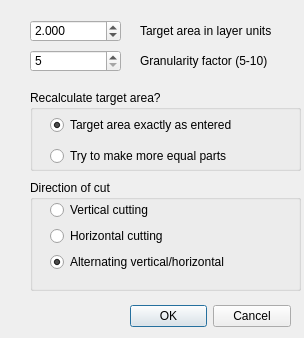
<?xml version="1.0" encoding="UTF-8"?>
<ui version="4.0">
 <class>polygonsplitter</class>
 <widget class="QDialog" name="polygonsplitter">
  <property name="windowModality">
   <enum>Qt::ApplicationModal</enum>
  </property>
  <property name="geometry">
   <rect>
    <x>0</x>
    <y>0</y>
    <width>304</width>
    <height>338</height>
   </rect>
  </property>
  <property name="windowTitle">
   <string>Split polygons into equal area parts</string>
  </property>
  <widget class="QDialogButtonBox" name="buttonBox">
   <property name="geometry">
    <rect>
     <x>130</x>
     <y>300</y>
     <width>161</width>
     <height>32</height>
    </rect>
   </property>
   <property name="orientation">
    <enum>Qt::Horizontal</enum>
   </property>
   <property name="standardButtons">
    <set>QDialogButtonBox::Cancel|QDialogButtonBox::Ok</set>
   </property>
  </widget>
  <widget class="QLabel" name="label">
   <property name="geometry">
    <rect>
     <x>140</x>
     <y>20</y>
     <width>151</width>
     <height>21</height>
    </rect>
   </property>
   <property name="toolTip">
    <string/>
   </property>
   <property name="text">
    <string>Target area in layer units</string>
   </property>
  </widget>
  <widget class="QLabel" name="label_2">
   <property name="geometry">
    <rect>
     <x>140</x>
     <y>50</y>
     <width>141</width>
     <height>21</height>
    </rect>
   </property>
   <property name="text">
    <string>Granularity factor (5-10)</string>
   </property>
  </widget>
  <widget class="QGroupBox" name="groupBox">
   <property name="geometry">
    <rect>
     <x>30</x>
     <y>90</y>
     <width>271</width>
     <height>81</height>
    </rect>
   </property>
   <property name="title">
    <string>Recalculate target area?</string>
   </property>
   <widget class="QWidget" name="layoutWidget">
    <property name="geometry">
     <rect>
      <x>20</x>
      <y>20</y>
      <width>241</width>
      <height>61</height>
     </rect>
    </property>
    <layout class="QVBoxLayout" name="verticalLayout_2">
     <item>
      <widget class="QRadioButton" name="targetAreaParts">
       <property name="toolTip">
        <string>The target area will be kept exactly as entered</string>
       </property>
       <property name="text">
        <string>Target area exactly as entered</string>
       </property>
       <property name="checked">
        <bool>true</bool>
       </property>
      </widget>
     </item>
     <item>
      <widget class="QRadioButton" name="equalParts">
       <property name="sizePolicy">
        <sizepolicy hsizetype="Expanding" vsizetype="Fixed">
         <horstretch>0</horstretch>
         <verstretch>0</verstretch>
        </sizepolicy>
       </property>
       <property name="toolTip">
        <string>Target area is recalculated by rounding the polygon area / target area and dividing the polygon area by this ratio to produce more even parts.</string>
       </property>
       <property name="text">
        <string>Try to make more equal parts</string>
       </property>
      </widget>
     </item>
    </layout>
   </widget>
  </widget>
  <widget class="QSpinBox" name="granulFactor">
   <property name="geometry">
    <rect>
     <x>30</x>
     <y>50</y>
     <width>91</width>
     <height>22</height>
    </rect>
   </property>
   <property name="toolTip">
    <string>Multiplier of original polygon area / target area to get iteration steps (recommended value is between 5 and 10)</string>
   </property>
   <property name="minimum">
    <number>5</number>
   </property>
   <property name="maximum">
    <number>10</number>
   </property>
  </widget>
  <widget class="QDoubleSpinBox" name="targetArea">
   <property name="geometry">
    <rect>
     <x>30</x>
     <y>20</y>
     <width>91</width>
     <height>22</height>
    </rect>
   </property>
   <property name="toolTip">
    <string>Target area of polygon parts</string>
   </property>
   <property name="decimals">
    <number>3</number>
   </property>
   <property name="minimum">
    <double>0.001000000000000</double>
   </property>
   <property name="maximum">
    <double>1000000000000000.000000000000000</double>
   </property>
   <property name="value">
    <double>2.000000000000000</double>
   </property>
  </widget>
  <widget class="QGroupBox" name="groupBox_2">
   <property name="geometry">
    <rect>
     <x>30</x>
     <y>180</y>
     <width>271</width>
     <height>111</height>
    </rect>
   </property>
   <property name="title">
    <string>Direction of cut</string>
   </property>
   <widget class="QWidget" name="layoutWidget">
    <property name="geometry">
     <rect>
      <x>20</x>
      <y>20</y>
      <width>241</width>
      <height>74</height>
     </rect>
    </property>
    <layout class="QVBoxLayout" name="verticalLayout">
     <item>
      <widget class="QRadioButton" name="verticalCut">
       <property name="text">
        <string>Vertical cutting</string>
       </property>
      </widget>
     </item>
     <item>
      <widget class="QRadioButton" name="horizontalCut">
       <property name="text">
        <string>Horizontal cutting</string>
       </property>
      </widget>
     </item>
     <item>
      <widget class="QRadioButton" name="alternatingCut">
       <property name="text">
        <string>Alternating vertical/horizontal</string>
       </property>
       <property name="checked">
        <bool>true</bool>
       </property>
      </widget>
     </item>
    </layout>
   </widget>
  </widget>
  <zorder>groupBox_2</zorder>
  <zorder>buttonBox</zorder>
  <zorder>label</zorder>
  <zorder>label_2</zorder>
  <zorder>groupBox</zorder>
  <zorder>granulFactor</zorder>
  <zorder>targetArea</zorder>
 </widget>
 <resources/>
 <connections>
  <connection>
   <sender>buttonBox</sender>
   <signal>accepted()</signal>
   <receiver>polygonsplitter</receiver>
   <slot>accept()</slot>
   <hints>
    <hint type="sourcelabel">
     <x>248</x>
     <y>254</y>
    </hint>
    <hint type="destinationlabel">
     <x>157</x>
     <y>274</y>
    </hint>
   </hints>
  </connection>
  <connection>
   <sender>buttonBox</sender>
   <signal>rejected()</signal>
   <receiver>polygonsplitter</receiver>
   <slot>reject()</slot>
   <hints>
    <hint type="sourcelabel">
     <x>316</x>
     <y>260</y>
    </hint>
    <hint type="destinationlabel">
     <x>286</x>
     <y>274</y>
    </hint>
   </hints>
  </connection>
 </connections>
</ui>
